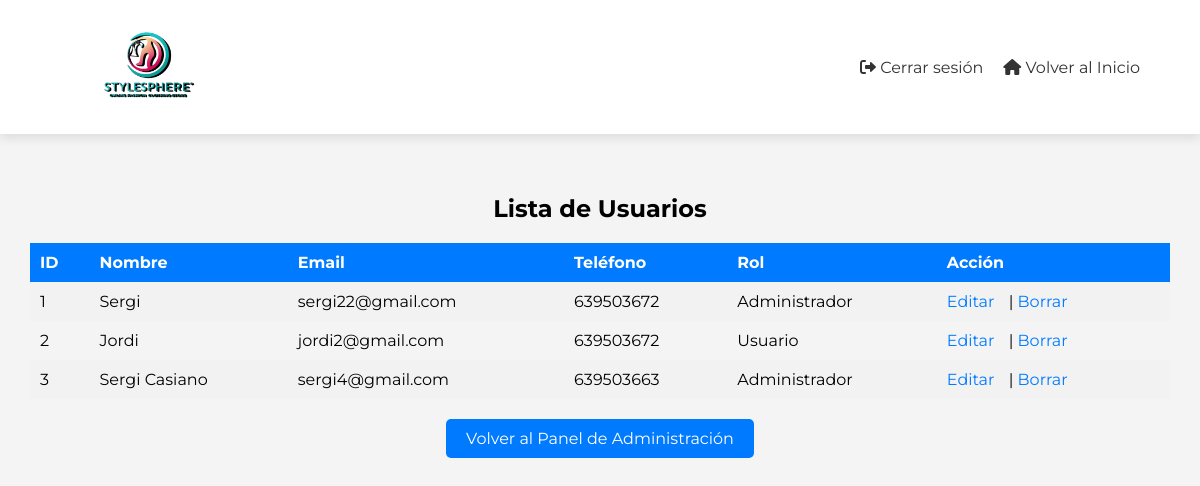
The app's page /tabla_usuarios.php with its own data.
### tables this page shows
CREATE TABLE `usuarios` (
  `id` int(11) NOT NULL,
  `nombre` varchar(100) DEFAULT NULL,
  `contraseña` varchar(100) DEFAULT NULL,
  `email` varchar(100) DEFAULT NULL,
  `telefono` varchar(9) DEFAULT NULL,
  `fecha_registro` datetime DEFAULT current_timestamp(),
  `role` tinyint(1) NOT NULL DEFAULT 0
);

### tabla_usuarios.php (the view, shortened to what this page needs)
<?php
include 'config.php';
$sql = "SELECT id, nombre, email, telefono, role FROM usuarios";
$result = $conn->query($sql);
?>
<!DOCTYPE html>
<html lang="es">
<head>
    <link rel="stylesheet" href="styles.css?v=<?php echo time(); ?>">
    <link rel="stylesheet" href="https://cdnjs.cloudflare.com/ajax/libs/font-awesome/6.0.0-beta3/css/all.min.css">
    <link rel="stylesheet" href="https://cdnjs.cloudflare.com/ajax/libs/font-awesome/6.0.0-beta3/css/all.min.css">
</head>
<body class="body-tabla-users">
    <header>
        <div class="logo">
            <a href="index.php">
                <img src="images/logo.png" alt="Logo" width="300" height="auto">
            </a>
        </div>
        <nav>
            <ul>
                <li><a href="logout.php"><i class="fas fa-sign-out-alt"></i> Cerrar sesión</a></li>
                <li><a href="index.php"><i class="fas fa-home"></i> Volver al Inicio</a></li>
            </ul>
        </nav>
    </header>
    <h2 class="heading-tabla-users">Lista de Usuarios</h2>
    <table class="table-users">
        <tr class="table-row-users">
            <th class="table-header-users">ID</th>
            <th class="table-header-users">Nombre</th>
            <th class="table-header-users">Email</th>
            <th class="table-header-users">Teléfono</th>
            <th class="table-header-users">Rol</th>
            <th class="table-header-users">Acción</th>
        </tr>
        <?php while ($row = $result->fetch_assoc()) : ?>
            <tr class="table-row-users">
                <td class="table-cell-users"><?php echo $row['id']; ?></td>
                <td class="table-cell-users"><?php echo htmlspecialchars($row['nombre']); ?></td>
                <td class="table-cell-users"><?php echo htmlspecialchars($row['email']); ?></td>
                <td class="table-cell-users"><?php echo htmlspecialchars($row['telefono']); ?></td>
                <td class="table-cell-users"><?php echo $row['role'] == 1 ? 'Administrador' : 'Usuario'; ?></td>
                <td class="table-cell-users">
                    <a href="modificar_usuario.php?id=<?php echo $row['id']; ?>" class="edit-button-users">Editar</a> |
                    <a href="#" onclick="confirmarEliminacion(<?php echo $row['id']; ?>)" class="delete-button-users">Borrar</a>
                </td>
            </tr>
        <?php endwhile; ?>
    </table>
    <div class="button-container-users">
        <a href="admin_panel.php" class="back-button-users">Volver al Panel de Administración</a>
    </div>
</body>
</html>

### styles.css (style rules this page uses)
html { min-height: 100%; position: relative; }
body { font-family: "Montserrat", sans-serif; margin: 0; padding: 0; background-color: #f5f5f5; }
body { font-family: "Montserrat", serif; margin: 0; padding: 0; box-sizing: border-box; background-color: #f4f4f4; }
header { display: flex; justify-content: space-between; align-items: center; padding: 15px 5%; background-color: #fff; box-shadow: 0 4px 10px #0000001a; position: sticky; top: 0; z-index: 1000; }
nav ul { list-style: none; display: flex; gap: 20px; margin: 0; padding: 0; }
nav ul li a { text-decoration: none; color: #333; font-size: 1rem; transition: color 0.3s ease-in-out; }
h2 { text-align: center; margin-top: 60px; }
.logo img { height: 100px; width: auto; }
.button-container-users { text-align: center; margin-top: 30px; margin-bottom: 20px; }
.back-button-users { text-decoration: none; padding: 10px 20px; background-color: #007bff; color: #fff; border-radius: 5px; font-size: 16px; }
nav, nav ul li { display: flex; align-items: center; }
.body-tabla-users, .body-tabla-products, .body-modificar-user { font-family: "Montserrat", serif; background-color: #f4f4f4; }
.heading-tabla-users, .heading-tabla-products, .heading-modificar-user { text-align: center; margin-bottom: 20px; }
.table-users, .table-products { width: 95%; border-collapse: collapse; margin-top: 20px; margin-bottom: 20px; margin-left: 30px; }
.table-header-users, .table-cell-users, .table-header-products, .table-cell-products { padding: 10px; text-align: left; }
.table-header-users, .table-header-products { background-color: #007bff; color: #fff; }
.edit-button-users, .delete-button-users, .edit-button-products, .delete-button-products, .back-link, .back-link-modificar-user { text-decoration: none; color: #007bff; margin-right: 10px; }
.table-row-users:nth-child(even), .table-row-products:nth-child(even), .table-tallas-row:nth-child(even), .table-sudaderas-row:nth-child(even), .table-camisetas-row:nth-child(even), .table-pantalones-row:nth-child(even) { background-color: #f2f2f2; }

### records on screen
usuarios: id "1", nombre "Sergi", email "sergi22@gmail.com", telefono "639503672", role "Administrador"
usuarios: id "2", nombre "Jordi", email "jordi2@gmail.com", telefono "639503672", role "Usuario"
usuarios: id "3", nombre "Sergi Casiano", email "sergi4@gmail.com", telefono "639503663", role "Administrador"
